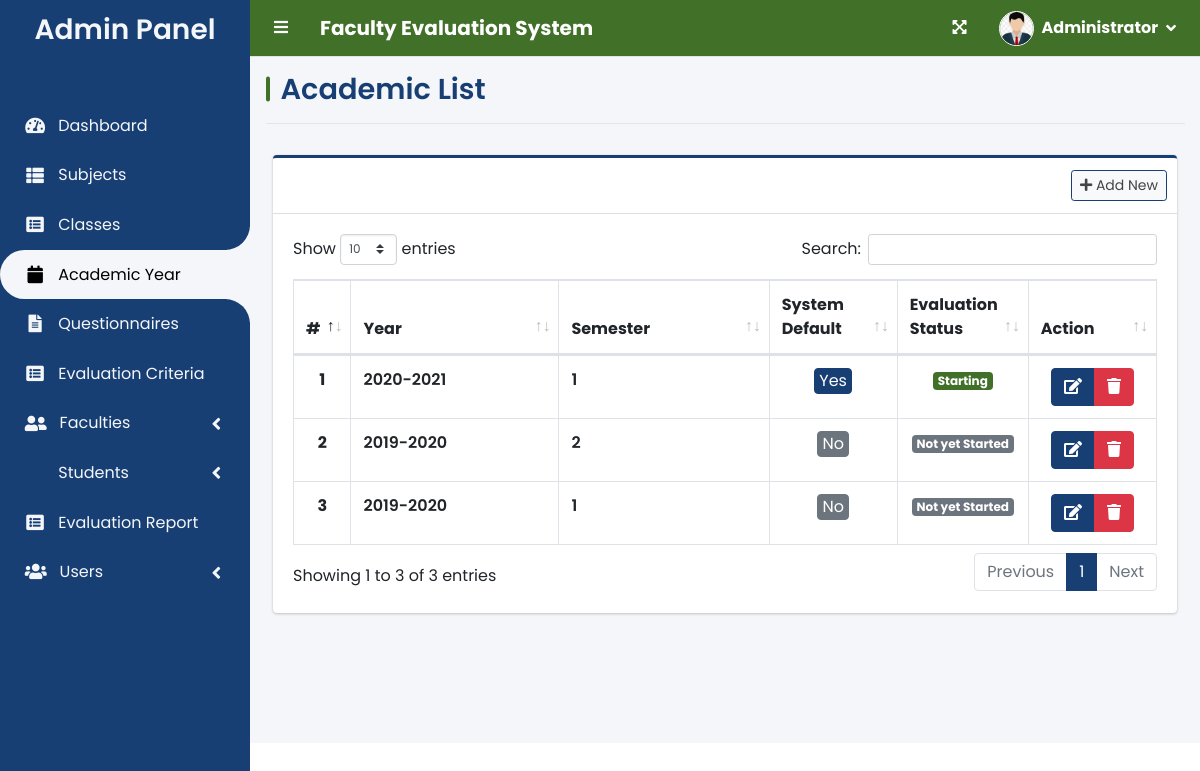
Page /index.php?page=academic_list (signed in) on the earlier database version.
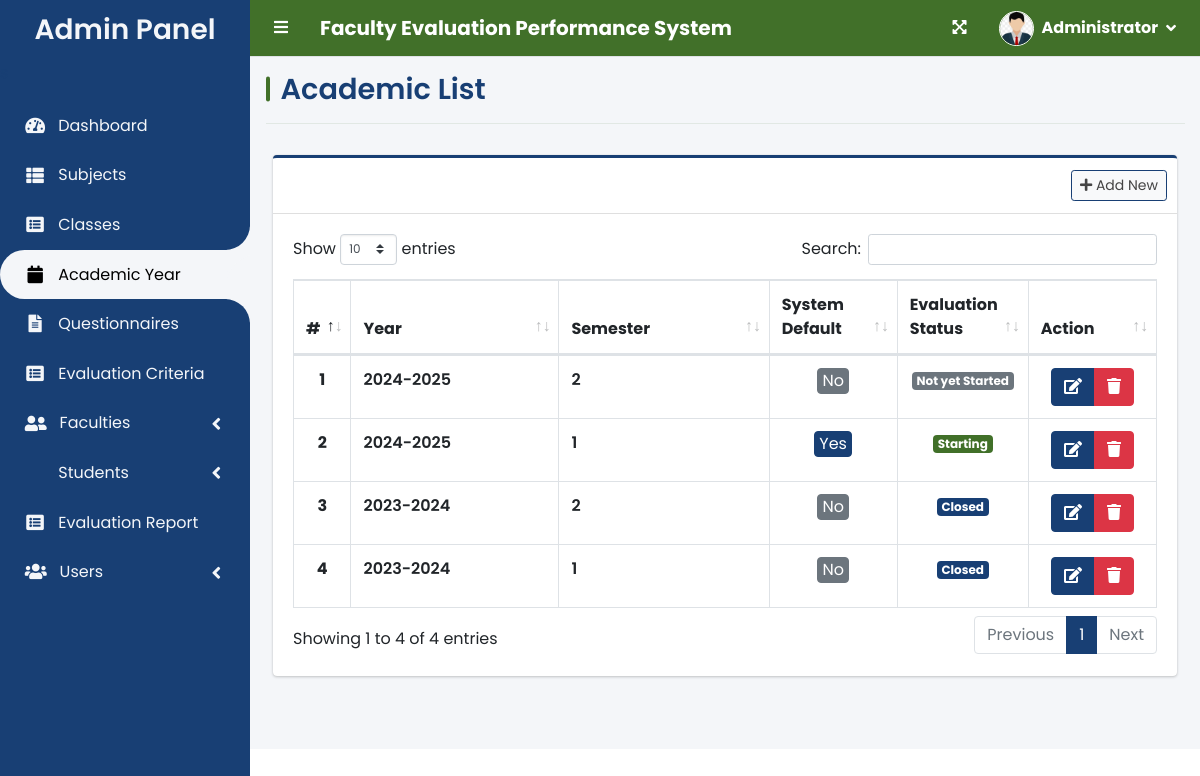
Same page on the later database version.
### tables this page shows
CREATE TABLE `academic_list` (
  `id` int(30) NOT NULL,
  `year` text NOT NULL,
  `semester` int(30) NOT NULL,
  `is_default` tinyint(1) NOT NULL DEFAULT 0,
  `status` int(1) NOT NULL DEFAULT 0 COMMENT '0=Pending,1=Start,2=Closed'
);

### admin/academic_list.php (the view, shortened to what this page needs)
<?php include 'db_connect.php' ?>
<div class="col-lg-12">
	<div class="card card-outline card-primary">
		<div class="card-header">
			<div class="card-tools">
				<a class="btn btn-block btn-sm btn-default border-primary new_academic" href="javascript:void(0)"><i
						class="fa fa-plus"></i> Add New</a>
			</div>
		</div>
		<div class="card-body">
			<table class="table tab e-hover table-bordered" id="list">
				<colgroup>
					<col width="5%">
					<col width="25%">
					<col width="25%">
					<col width="15%">
					<col width="15%">
					<col width="15%">
				</colgroup>
				<thead>
					<tr>
						<th class="text-center">#</th>
						<th>Year</th>
						<th>Semester</th>
						<th>System Default</th>
						<th>Evaluation Status</th>
						<th>Action</th>
					</tr>
				</thead>
				<tbody>
					<?php
					$i = 1;
					$qry = $conn->query("SELECT * FROM academic_list order by abs(year) desc,abs(semester) desc ");
					while ($row = $qry->fetch_assoc()):
						?>
						<tr>
							<th class="text-center"><?php echo $i++ ?></th>
							<td><b><?php echo $row['year'] ?></b></td>
							<td><b><?php echo $row['semester'] ?></b></td>
							<td class="text-center">
								<?php if ($row['is_default'] == 0): ?>
									<button type="button" class="btn btn-secondary col-sm-4btn-sm px-1 py-0 make_default"
										data-id="<?php echo $row['id'] ?>">No</button>
								<?php else: ?>
									<button type="button" class="btn btn-primary col-sm-4btn-sm px-1 py-0">Yes</button>
								<?php endif; ?>
							</td>
							<td class="text-center">
								<?php if ($row['status'] == 0): ?>
									<span class="badge badge-secondary">Not yet Started</span>
								<?php elseif ($row['status'] == 1): ?>
									<span class="badge badge-success">Starting</span>
								<?php elseif ($row['status'] == 2): ?>
									<span class="badge badge-primary">Closed</span>
								<?php endif; ?>
							</td>
							<td class="text-center">
								<div class="btn-group">
									<a href="javascript:void(0)" data-id='<?php echo $row['id'] ?>'
										class="btn btn-primary manage_academic">
										<i class="fas fa-edit"></i>
									</a>
									<button type="button" class="btn btn-danger delete_academic"
										data-id="<?php echo $row['id'] ?>">
										<i class="fas fa-trash"></i>
									</button>
								</div>
							</td>
						</tr>
					<?php endwhile; ?>
				</tbody>
			</table>
		</div>
	</div>
</div>

### index.php (shortened to what this page needs)
<!DOCTYPE html>
<html lang="en">
<?php
include 'header.php'
    ?>
<body class="hold-transition sidebar-mini layout-fixed layout-navbar-fixed layout-footer-fixed">
    <div class="wrapper">
        <?php include 'topbar.php' ?>
        <?php include $_SESSION['login_view_folder'] . 'sidebar.php' ?>
        <div class="content-wrapper">
            <div class="content-header">
                <div class="container-fluid">
                    <div class="row mb-2">
                        <div class="col-sm-6">
                            <h1><?php echo $title ?></h1>
                        </div>
                    </div>
                    <hr class="border-primary">
                </div>
            </div>
            <section class="content">
                <div class="container-fluid">
                    <?php
                    $page = isset($_GET['page']) ? $_GET['page'] : 'home';
                    if (!file_exists($_SESSION['login_view_folder'] . $page . ".php")) {
                        include '404.html';
                    } else {
                        include $_SESSION['login_view_folder'] . $page . '.php';
                    }
                    ?>
                </div>
            </section>
        </div>
    </div>
</body>
</html>

### header.php (shortened to what this page needs)
<head>
    <?php
    $title = isset($_GET['page']) ? ucwords(str_replace("_", ' ', $_GET['page'])) : "Home";
    ?>
    <link rel="stylesheet" href="assets/plugins/fontawesome-free/css/all.min.css">
    <link rel="stylesheet" href="https://code.ionicframework.com/ionicons/2.0.1/css/ionicons.min.css">
    <link rel="stylesheet" href="assets/plugins/overlayScrollbars/css/OverlayScrollbars.min.css">
    <link rel="stylesheet" href="assets/plugins/datatables-bs4/css/dataTables.bootstrap4.min.css">
    <link rel="stylesheet" href="assets/plugins/datatables-responsive/css/responsive.bootstrap4.min.css">
    <link rel="stylesheet" href="assets/plugins/datatables-buttons/css/buttons.bootstrap4.min.css">
    <link rel="stylesheet" href="assets/plugins/select2/css/select2.min.css">
    <link rel="stylesheet" href="assets/plugins/select2-bootstrap4-theme/select2-bootstrap4.min.css">
    <link rel="stylesheet" href="assets/plugins/sweetalert2-theme-bootstrap-4/bootstrap-4.min.css">
    <link rel="stylesheet" href="assets/plugins/jquery-ui/jquery-ui.min.css">
    <link rel="stylesheet" href="assets/plugins/toastr/toastr.min.css">
    <link rel="stylesheet" href="assets/plugins/dropzone/min/dropzone.min.css">
    <link rel="stylesheet" href="assets/dist/css/jquery.datetimepicker.min.css">
    <link rel="stylesheet" href="assets/plugins/icheck-bootstrap/icheck-bootstrap.min.css">
    <link rel="stylesheet" href="assets/plugins/bootstrap4-toggle/css/bootstrap4-toggle.min.css">
    <link rel="stylesheet" href="assets/dist/css/adminlte.min.css">
    <link rel="stylesheet" href="assets/dist/css/styles.css">
    <link rel="stylesheet" href="assets/plugins/summernote/summernote-bs4.min.css">
</head>

### topbar.php (shortened to what this page needs)
<nav class="main-header navbar navbar-expand navbar-primary">
    <ul class="navbar-nav">
        <?php if (isset($_SESSION['login_id'])): ?>
            <li class="nav-item">
                <a class="nav-link text-white" data-widget="pushmenu" href="" role="button">
                    <i class="fas fa-bars"></i>
                </a>
            </li>
        <?php endif; ?>
        <li>
            <a class="nav-link text-white font-weight-bold h5 mb-0" href="./" role="button">
                <?php echo $_SESSION['system']['name'] ?>
            </a>
        </li>
    </ul>
    <ul class="navbar-nav ml-auto">
        <li class="nav-item">
            <a class="nav-link text-white" data-widget="fullscreen" href="#" role="button">
                <i class="fas fa-expand-arrows-alt"></i>
            </a>
        </li>
        <li class="nav-item dropdown">
            <a class="nav-link d-flex align-items-center text-white" data-toggle="dropdown" href="javascript:void(0)">
                <div class="d-flex align-items-center">
                    <img src="assets/uploads/<?php echo $_SESSION['login_avatar'] ?>" alt="" class="user-img border border-white mr-2">
                    <span class="font-weight-bold mr-2"><?php echo ucwords($_SESSION['login_firstname']) ?></span>
                    <i class="fa fa-angle-down"></i>
                </div>
            </a>
        </li>
    </ul>
</nav>

### admin/sidebar.php (shortened to what this page needs)
<aside class="main-sidebar">
  <div class="dropdown panel">
    <a href="./" class="brand-link">
      <h3 class="text-center p-0 m-0"><b>Admin Panel</b></h3>
    </a>
  </div>
  <div class="sidebar">
    <nav class="mt-2">
      <ul class="nav nav-pills nav-sidebar flex-column nav-flat" data-widget="treeview" role="menu"
        data-accordion="false">
        <li class="">
          <a>
            <p>
            <span style="color: var(--sidebar-bg)">s</span>
            </p>
          </a>
        </li>
        <li class="nav-item dropdown">
          <a href="./" class="nav-link nav-home">
            <i class="nav-icon fas fa-tachometer-alt"></i>
            <p>
              Dashboard
            </p>
          </a>
        </li>
        <li class="nav-item dropdown">
          <a href="./index.php?page=subject_list" class="nav-link nav-subject_list">
            <i class="nav-icon fas fa-th-list"></i>
            <p>
              Subjects
            </p>
          </a>
        </li>
        <li class="nav-item dropdown">
          <a href="./index.php?page=class_list" class="nav-link nav-class_list">
            <i class="nav-icon fas fa-list-alt"></i>
            <p>
              Classes
            </p>
          </a>
        </li>
        <li class="nav-item dropdown">
          <a href="./index.php?page=academic_list" class="nav-link nav-academic_list">
            <i class="nav-icon fas fa-calendar"></i>
            <p>
              Academic Year
            </p>
          </a>
        </li>
        <li class="nav-item dropdown">
          <a href="./index.php?page=questionnaire" class="nav-link nav-questionnaire">
            <i class="nav-icon fas fa-file-alt"></i>
            <p>
              Questionnaires
            </p>
          </a>
        </li>
        <li class="nav-item dropdown">
          <a href="./index.php?page=criteria_list" class="nav-link nav-criteria_list">
            <i class="nav-icon fas fa-list-alt"></i>
            <p>
              Evaluation Criteria
            </p>
          </a>
        </li>
        <li class="nav-item">
          <a href="#" class="nav-link nav-edit_faculty">
            <i class="nav-icon fas fa-user-friends"></i>
            <p>
              Faculties
              <i class="right fas fa-angle-left"></i>
            </p>
          </a>
        </li>
        <li class="nav-item">
          <a href="#" class="nav-link nav-edit_student">
            <p>
              Students
              <i class="right fas fa-angle-left"></i>
            </p>
          </a>
        </li>
        <li class="nav-item dropdown">
          <a href="./index.php?page=report" class="nav-link nav-report">
            <i class="nav-icon fas fa-list-alt"></i>
            <p>
              Evaluation Report
            </p>
          </a>
        </li>
        <li class="nav-item">
          <a href="#" class="nav-link nav-edit_user">
            <i class="nav-icon fas fa-users"></i>
            <p>
              Users
              <i class="right fas fa-angle-left"></i>
            </p>
          </a>
        </li>
      </ul>
    </nav>
  </div>
</aside>

### header.php (style rules this page uses)
body, .main-header, .main-sidebar, .content-wrapper, .card, .btn, .form-control, .nav-link, .dropdown-item, .modal-title, .table, .alert, .badge, .toast, .swal2-title, .swal2-content, .select2-container--default .select2-selection--single, .select2-container--default .select2-selection--multiple, .select2-container--default .select2-selection--single .select2-selection__rendered, .select2-container--default .select2-selection--multiple .select2-selection__rendered { font-family: 'Poppins', sans-serif !important; }
.font-weight-bold, b, strong { font-weight: 600 !important; }
.content-header h1 { color: #183f74; font-weight: 600; font-size: 1.5rem; position: relative; padding-left: 15px; }
.content-header h1:before { content: ''; position: absolute; left: 0; top: 50%; transform: translateY(-50%); height: 25px; width: 4px; background: #417029; border-radius: 2px; }
.content-header hr.border-primary { border-color: #417029 !important; opacity: 0.1; }

### topbar.php (style rules this page uses)
.user-img { border-radius: 50%; height: 35px; width: 35px; object-fit: cover; }
.navbar-primary { background-color: #417029 !important; position: relative; }
.navbar-primary::before { content: ''; position: absolute; top: 0; left: 0; right: 0; bottom: 0; background: url('img/univ.png') center; opacity: 0.15; z-index: 0; }
.navbar-primary * { position: relative; z-index: 1; }

### admin/sidebar.php (style rules this page uses)
:root { --white: #f4f6f9; --black: #000; --sidebar-bg: #183f74; }
.main-sidebar { background-color: var(--sidebar-bg) !important; position: relative; }
.brand-link h3 { color: var(--white) !important; }
.nav-sidebar .nav-item>.nav-link, .nav-sidebar .nav-treeview .nav-item>.nav-link { color: var(--white) !important; }
.nav-sidebar .nav-item>.nav-link i, .nav-sidebar .nav-treeview .nav-item>.nav-link i { color: var(--white) !important; }
.nav-sidebar .nav-item>.nav-link p, .nav-sidebar .nav-treeview .nav-item>.nav-link p { color: var(--white) !important; }
.nav-sidebar .nav-item { position: relative; width: 100%; list-style: none; border-top-left-radius: 30px; border-bottom-left-radius: 30px; }
.nav-sidebar .nav-item>.nav-link { cursor: pointer; position: relative; display: flex; align-items: center; padding: 0.8rem 1rem; transition: all 0.3s ease; }
.nav-sidebar .nav-item>.nav-link p { display: flex; align-items: center; justify-content: space-between; width: 100%; }
.nav-sidebar .nav-item>.nav-link .right { margin-left: auto; margin-top: 4px; }
.nav-sidebar .nav-item .nav-link i { margin-right: 0.8rem; font-size: 1.2rem; }
.nav-sidebar .nav-item .nav-link p { margin: 0; }
.nav-sidebar .nav-item:hover, .nav-sidebar .nav-item.active { background-color: var(--white); }
.nav-sidebar .nav-item:hover a, .nav-sidebar .nav-item.active a { color: var(--black) !important; }
.nav-sidebar .nav-item:hover i, .nav-sidebar .nav-item.active i { color: var(--black) !important; }
.nav-sidebar .nav-item:hover p, .nav-sidebar .nav-item.active p { color: var(--black) !important; }
.nav-sidebar .nav-item:hover::before, .nav-sidebar .nav-item.active::before { content: ""; position: absolute; right: 0; top: -50px; width: 50px; height: 50px; background-color: transparent; border-radius: 50%; box-shadow: 35px 35px 0 10px var(--white); pointer-events: none; }
.nav-sidebar .nav-item:hover::after, .nav-sidebar .nav-item.active::after { content: ""; position: absolute; right: 0; bottom: -50px; width: 50px; height: 50px; background-color: transparent; border-radius: 50%; box-shadow: 35px -35px 0 10px var(--white); pointer-events: none; }
.nav-sidebar .nav-item .nav-link.active, .nav-sidebar .nav-item .nav-link.active:hover { background-color: transparent !important; color: var(--black) !important; }
.nav-sidebar .nav-item .nav-link.active p, .nav-sidebar .nav-item .nav-link.active:hover p { color: var(--black) !important; }
.sidebar::before { content: ''; position: absolute; top: 0; left: 0; right: 0; bottom: 0; background: url('img/univ.png'); background-size: fill; background-position: center; opacity: 0.15; z-index: ; }

Differences in the rows shown:
changed academic_list (number 1 of 4 on the later page): year "2019-2020" → "2024-2025"
changed academic_list (number 2 of 4 on the later page): year "2019-2020" → "2024-2025"; is_default "No" → "Yes"; status "Not yet Started" → "Starting"
changed academic_list (number 3 of 4 on the later page): year "2020-2021" → "2023-2024"; semester "1" → "2"; is_default "Yes" → "No"; status "Starting" → "Closed"; moves down the list
added academic_list: year "2023-2024", semester "1", status "Closed"
Other differences:
$_SESSION['system']['name']: "Faculty Evaluation System" → "Faculty Evaluation Performance System"
text written by a page script: "Show entries Search: Showing 1 to 3 of 3 entries Previous 1 Next" → "Show entries Search: Showing 1 to 4 of 4 entries Previous 1 Next"
